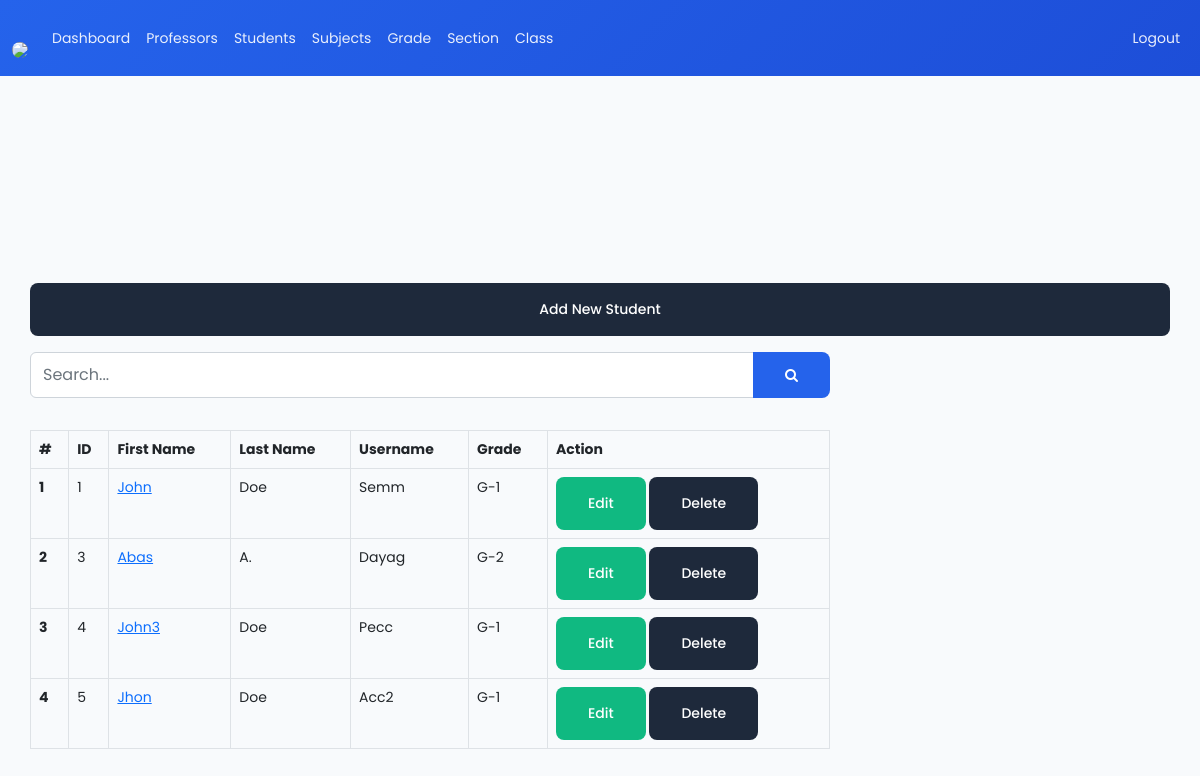
The page /admin/student.php (signed in) on the database its author committed.
### tables this page shows
CREATE TABLE `students` (
  `student_id` int(11) NOT NULL,
  `username` varchar(127) NOT NULL,
  `password` varchar(255) NOT NULL,
  `fname` varchar(127) NOT NULL,
  `lname` varchar(255) NOT NULL,
  `grade` int(11) NOT NULL,
  `section` int(11) NOT NULL,
  `address` varchar(31) NOT NULL,
  `gender` varchar(7) NOT NULL,
  `email_address` varchar(255) NOT NULL,
  `date_of_birth` date NOT NULL,
  `date_of_joined` timestamp NULL DEFAULT current_timestamp(),
  `parent_fname` varchar(127) NOT NULL,
  `parent_lname` varchar(127) NOT NULL,
  `parent_phone_number` varchar(31) NOT NULL
);

CREATE TABLE `grades` (
  `grade_id` int(11) NOT NULL,
  `grade` varchar(31) NOT NULL,
  `grade_code` varchar(7) NOT NULL
);

### admin/data/student.php (called while the page is built, shortened)
<?php
function getAllStudents($conn){
   $sql = "SELECT * FROM students";
   $stmt = $conn->prepare($sql);
   $stmt->execute();
   if ($stmt->rowCount() >= 1) {
     $students = $stmt->fetchAll();
     return $students;
   }else {
   	return 0;
   }
}

### admin/data/grade.php (called while the page is built, shortened)
<?php
function getGradeById($grade_id, $conn){
   $sql = "SELECT * FROM grades
           WHERE grade_id=?";
   $stmt = $conn->prepare($sql);
   $stmt->execute([$grade_id]);
   if ($stmt->rowCount() == 1) {
     $grade = $stmt->fetch();
     return $grade;
   }else {
    return 0;
   }
}

### admin/student.php (the view, shortened to what this page needs)
<?php
if (isset($_SESSION['admin_id']) &&
    isset($_SESSION['role'])) {
    if ($_SESSION['role'] == 'Admin') {
       include "../DB_connection.php";
       include "data/student.php";
       include "data/grade.php";
       $students = getAllStudents($conn);
 ?>
<!DOCTYPE html>
<html lang="en">
<head>
	<link rel="stylesheet" href="https://cdn.jsdelivr.net/npm/bootstrap@5.2.0/dist/css/bootstrap.min.css">
	<link rel="stylesheet" href="../css/style.css">
  <link rel="stylesheet" href="https://cdnjs.cloudflare.com/ajax/libs/font-awesome/4.7.0/css/font-awesome.min.css">
</head>
<body>
    <?php
        include "inc/navbar.php";
        if ($students != 0) {
     ?>
     <div class="container mt-5">
        <a href="student-add.php"
           class="btn btn-dark">Add New Student</a>
           <form action="student-search.php"
                 class="mt-3 n-table"
                 method="get">
             <div class="input-group mb-3">
                <input type="text"
                       class="form-control"
                       name="searchKey"
                       placeholder="Search...">
                <button class="btn btn-primary">
                        <i class="fa fa-search"
                           aria-hidden="true"></i>
                      </button>
             </div>
           </form>
           <div class="table-responsive">
              <table class="table table-bordered mt-3 n-table">
                <thead>
                  <tr>
                    <th scope="col">#</th>
                    <th scope="col">ID</th>
                    <th scope="col">First Name</th>
                    <th scope="col">Last Name</th>
                    <th scope="col">Username</th>
                    <th scope="col">Grade</th>
                    <th scope="col">Action</th>
                  </tr>
                </thead>
                <tbody>
                  <?php $i = 0; foreach ($students as $student ) {
                    $i++;  ?>
                  <tr>
                    <th scope="row"><?=$i?></th>
                    <td><?=$student['student_id']?></td>
                    <td>
                      <a href="student-view.php?student_id=<?=$student['student_id']?>">
                        <?=$student['fname']?>
                      </a>
                    </td>
                    <td><?=$student['lname']?></td>
                    <td><?=$student['username']?></td>
                    <td>
                      <?php
                           $grade = $student['grade'];
                           $g_temp = getGradeById($grade, $conn);
                           if ($g_temp != 0) {
                              echo $g_temp['grade_code'].'-'.
                                     $g_temp['grade'];
                            }
                        ?>
                    </td>
                    <td>
                        <a href="student-edit.php?student_id=<?=$student['student_id']?>"
                           class="btn btn-success">Edit</a>
                        <a href="student-delete.php?student_id=<?=$student['student_id']?>"
                           class="btn btn-dark">Delete</a>
                    </td>
                  </tr>
                <?php } ?>
                </tbody>
              </table>
           </div>
         <?php } ?>
     </div>
</body>
</html>
<?php
  }else {
    header("Location: ../login.php");
    exit;
  }
}else {
	header("Location: ../login.php");
	exit;
}
?>

### css/style.css (style rules this page uses)
:root { --primary-blue: #2563eb; --accent-teal: #14b8a6; --accent-emerald: #10b981; --neutral-offwhite: #f8fafc; --neutral-lightgray: #e2e8f0; --neutral-darkgray: #1e293b; --success: #10b981; --warning: #f59e0b; --danger: #ef4444; --info: #3b82f6; --bg-color: var(--neutral-offwhite); --text-color: var(--neutral-darkgray); --card-bg: rgba(255, 255, 255, 0.8); --glass-bg: rgba(255, 255, 255, 0.1); --glass-border: rgba(255, 255, 255, 0.2); --navbar-bg: linear-gradient(135deg, var(--primary-blue), #1d4ed8); --hero-bg: linear-gradient(135deg, var(--primary-blue), var(--accent-teal)); --shadow-sm: 0 1px 3px rgba(0, 0, 0, 0.1); --shadow: 0 4px 6px rgba(0, 0, 0, 0.1); --shadow-lg: 0 10px 15px rgba(0, 0, 0, 0.1); --shadow-xl: 0 20px 25px rgba(0, 0, 0, 0.1); --glass-shadow: 0 8px 32px rgba(31, 38, 135, 0.37); --transition: all 0.3s cubic-bezier(0.4, 0, 0.2, 1); --transition-fast: all 0.15s ease; --space-xs: 8px; --space-sm: 16px; --space-md: 24px; --space-lg: 32px; --space-xl: 40px; --space-2xl: 48px; --radius-sm: 6px; --radius: 8px; --radius-lg: 12px; --radius-xl: 16px; }
* { box-sizing: border-box; }
html, body { height: 100%; margin: 0; padding: 0; }
body { font-family: "Poppins", -apple-system, BlinkMacSystemFont, "Segoe UI", Roboto, sans-serif; font-size: 14px; line-height: 1.5; background-color: var(--bg-color); color: var(--text-color); transition: var(--transition); }
.container { height: 100vh; display: flex; flex-direction: column; justify-content: center; padding-top: 0; margin: 0 auto; padding: 0; }
textarea, input, select { border-radius: var(--radius); border: 1px solid var(--neutral-lightgray); padding: var(--space-md); font-size: 1rem; width: 100%; box-sizing: border-box; transition: var(--transition); background: var(--card-bg); color: var(--text-color); font-family: inherit; }
.btn { display: inline-flex; align-items: center; justify-content: center; padding: var(--space-sm) var(--space-lg); border-radius: var(--radius); font-size: 0.875rem; font-weight: 500; text-decoration: none; border: none; cursor: pointer; transition: var(--transition); font-family: inherit; }
.btn-primary { background: var(--primary-blue); color: #ffffff; }
.btn-success { background: var(--success); color: #ffffff; }
.btn-dark { background: var(--neutral-darkgray); color: #ffffff; }
.n-table { max-width: 800px; }

### rows shown on the page
students: student_id "1", fname "John", lname "Doe", username "Semm", grades.grade_code "G", grades.grade "1"
students: student_id "3", fname "Abas", lname "A.", username "Dayag", grades.grade_code "G", grades.grade "2"
students: student_id "4", fname "John3", lname "Doe", username "Pecc", grades.grade_code "G", grades.grade "1"
students: student_id "5", fname "Jhon", lname "Doe", username "Acc2", grades.grade_code "G", grades.grade "1"
